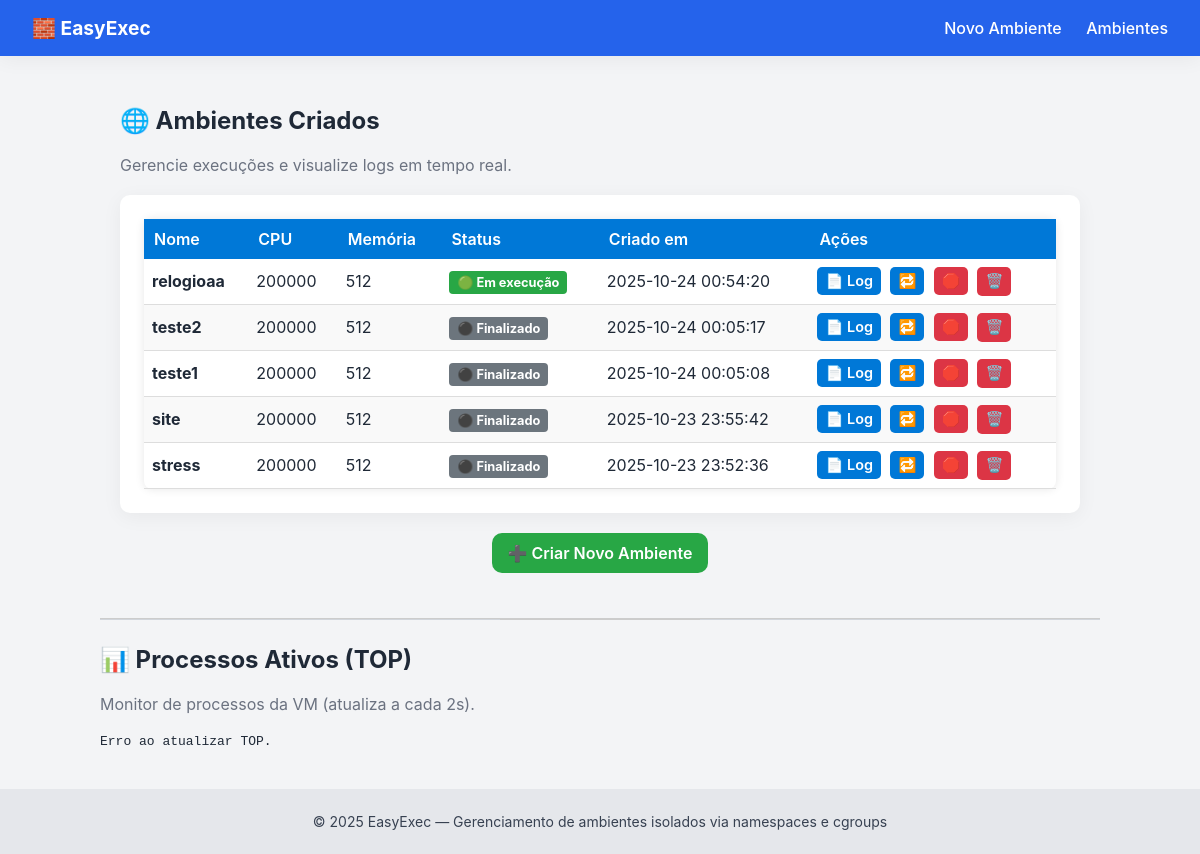
/list, run on an earlier commit of the app's database.
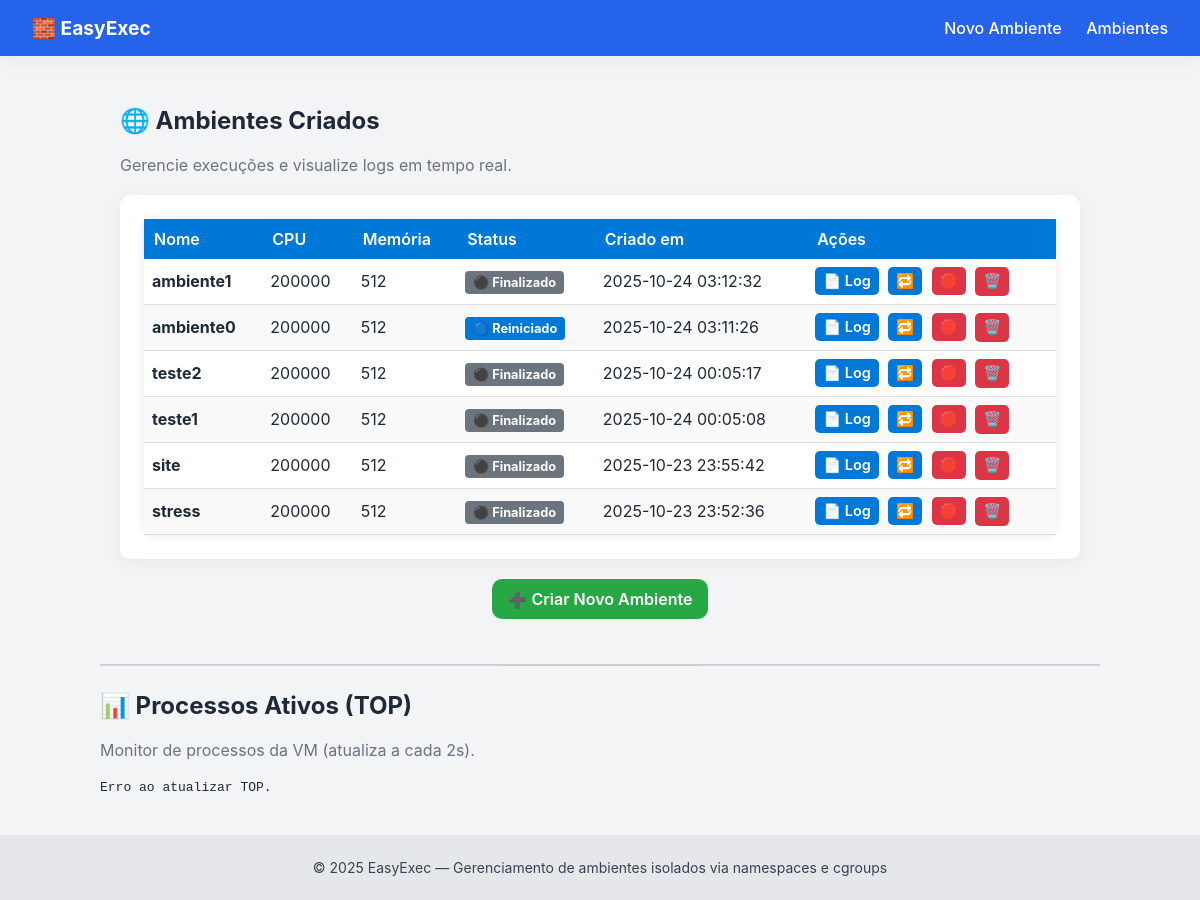
And on a later commit of the database.
### tables this page shows
CREATE TABLE envs
             (id INTEGER PRIMARY KEY AUTOINCREMENT,
              name TEXT,
              cpu TEXT,
              mem TEXT,
              status TEXT,
              created_at TEXT,
              log_path TEXT, command TEXT);

### app.py (the view)
@app.route("/list")
def list_envs():
    conn = sqlite3.connect(DB_PATH)
    cur  = conn.cursor()
    cur.execute("SELECT * FROM envs ORDER BY id DESC")
    rows = cur.fetchall()
    conn.close()
    return render_template("list.html", envs=rows)

### templates/list.html (shortened to what this page needs)
{% extends "base.html" %}
{% block content %}
<div class="dashboard">
  <h2>🌐 Ambientes Criados</h2>
  <p class="subtitle">Gerencie execuções e visualize logs em tempo real.</p>
  <div class="table-container">
    {% if envs %}
      <table class="styled-table">
        <thead>
          <tr>
            <th>Nome</th>
            <th>CPU</th>
            <th>Memória</th>
            <th>Status</th>
            <th>Criado em</th>
            <th>Ações</th>
          </tr>
        </thead>
        <tbody>
          {% for e in envs %}
          <tr>
            <td><strong>{{ e[1] }}</strong></td>
            <td>{{ e[2] }}</td>
            <td>{{ e[3] }}</td>
            <td>
              {% if e[4] == "executando" %}
                <span class="badge green">🟢 Em execução</span>
              {% elif e[4] == "reiniciado" %}
                <span class="badge blue">🔵 Reiniciado</span>
              {% else %}
                <span class="badge gray">⚫ Finalizado</span>
              {% endif %}
            </td>
            <td>{{ e[5] }}</td>
            <td class="actions">
              <a href="/log/{{ e[1] }}" class="btn small blue">📄 Log</a>
              <a href="/restart/{{ e[1] }}" class="btn small blue">🔁</a>
              <a href="/stop/{{ e[1] }}" class="btn small red">🛑</a>
               <form action="/delete/{{ e[1] }}" method="post" style="display:inline;" onsubmit="return confirmDelete('{{ e[1] }}')">
                <button type="submit" class="btn small" title="Deletar ambiente" style="background:#dc3545;color:white;border:none;padding:6px 8px;border-radius:5px;">
                  🗑️
                </button>
              </form>
            </td>
          </tr>
          {% endfor %}
        </tbody>
      </table>
    {% else %}
      <p class="empty">Nenhum ambiente criado ainda.</p>
    {% endif %}
  </div>
  <div class="center">
    <a href="/" class="btn primary">➕ Criar Novo Ambiente</a>
  </div>
</div>
<hr class="divider">
<h2>📊 Processos Ativos (TOP)</h2>
<p class="subtitle">Monitor de processos da VM (atualiza a cada 2s).</p>
<div id="top-container">
</div>
{% endblock %}

### templates/base.html (shortened to what this page needs)
<!DOCTYPE html>
<html lang="pt-br">
<head>
  <link rel="stylesheet" href="{{ url_for('static', filename='style.css') }}">
</head>
<body>
  <nav class="navbar">
    <div class="nav-left">
      <span class="logo">🧱 EasyExec</span>
    </div>
    <div class="nav-right">
      <a href="/" class="nav-link">Novo Ambiente</a>
      <a href="/list" class="nav-link">Ambientes</a>
    </div>
  </nav>
  <main class="content">
    {% block content %}{% endblock %}
  </main>
  <footer>
    <p>© 2025 EasyExec — Gerenciamento de ambientes isolados via namespaces e cgroups</p>
  </footer>
</body>
</html>

### static/style.css (style rules this page uses)
:root { --primary: #2563eb; --secondary: #22c55e; --danger: #ef4444; --background: #f3f4f6; --card-bg: #fff; --text: #1f2937; --radius: 10px; --shadow: 0 4px 20px rgba(0,0,0,0.05); }
body { font-family: "Inter", "Segoe UI", Roboto, Arial, sans-serif; margin: 0; background: var(--background); color: var(--text); }
.navbar { display: flex; justify-content: space-between; align-items: center; padding: 16px 32px; background: var(--primary); color: white; box-shadow: var(--shadow); }
.logo { font-weight: 700; font-size: 1.2rem; }
.nav-link { margin-left: 20px; color: white; text-decoration: none; font-weight: 500; transition: 0.2s; }
.content { max-width: 1000px; margin: 30px auto; padding: 0 20px; }
h2 { margin-top: 0; }
.subtitle { color: #6b7280; margin-bottom: 20px; }
.divider { text-align: center; color: #9ca3af; position: relative; margin: 10px 0; }
.divider::before, .divider::after { content: ""; position: absolute; width: 40%; height: 1px; background: #d1d5db; top: 50%; }
.divider::before { left: 0; }
.divider::after { right: 0; }
.btn, button { border: none; border-radius: var(--radius); padding: 10px 16px; text-decoration: none; font-weight: 600; cursor: pointer; display: inline-block; transition: 0.2s; color: white; }
.btn.primary, button.primary { background: var(--primary); }
.btn.red { background: var(--danger); }
.btn.small { font-size: 0.85rem; padding: 6px 10px; }
.table-container { background: var(--card-bg); padding: 24px; border-radius: var(--radius); box-shadow: var(--shadow); }
.styled-table { width: 100%; border-collapse: collapse; }
.styled-table th, .styled-table td { text-align: left; padding: 12px 14px; }
.styled-table th { background: var(--primary); color: white; font-weight: 600; }
.styled-table tr:nth-child(even) { background: #f9fafb; }
.actions a { margin-right: 6px; }
.badge { padding: 4px 10px; border-radius: 6px; color: white; font-size: 0.8rem; font-weight: 600; }
.badge.blue { background: var(--primary); }
.badge.gray { background: #6b7280; }
.center { text-align: center; margin-top: 20px; }
footer { background: #e5e7eb; color: #374151; text-align: center; padding: 10px; font-size: 14px; margin-top: 40px; }

### templates/list.html (style rules this page uses)
.dashboard { padding: 20px; }
.table-container { margin-top: 10px; }
.styled-table { width: 100%; border-collapse: collapse; background: #fff; box-shadow: 0 0 10px rgba(0,0,0,0.1); border-radius: 8px; }
.styled-table th { background: #0078d7; color: white; padding: 10px; }
.styled-table td { padding: 8px; border-bottom: 1px solid #ddd; }
.styled-table tr:nth-child(even) { background: #f9f9f9; }
.badge { padding: 4px 8px; border-radius: 4px; font-weight: bold; color: white; }
.badge.blue { background: #0078d7; }
.badge.gray { background: #6c757d; }
.actions a { margin-right: 5px; }
.btn.small { font-size: 0.9em; padding: 5px 8px; border-radius: 5px; }
.btn.red { background: #dc3545; color: white; }
.btn.blue { background: #0078d7; color: white; }
.btn.primary { background: #28a745; color: white; }
.divider { margin: 25px 0; border: none; height: 2px; background: #ccc; }

What changed in the data, as far as the page shows it:
removed envs: name "relogioaa", cpu "200000", mem "512", status "🟢 Em execução", created_at "2025-10-24 00:54:20"
added envs: name "ambiente1", cpu "200000", mem "512", status "⚫ Finalizado", created_at "2025-10-24 03:12:32"
added envs: name "ambiente0", cpu "200000", mem "512", status "🔵 Reiniciado", created_at "2025-10-24 03:11:26"
